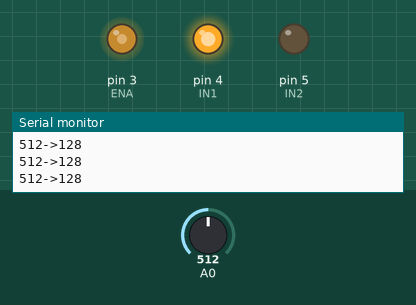
Recording of a sketch running on a simulated Arduino Uno, built with avr-gcc and run on an emulated ATmega328P. Parts: output pins drawn as LEDs (lit = HIGH), the last lines printed to the serial monitor. Inputs (shaded band) come from the test bench; at power-on: A0 = 512.

Above: at 1.2 s.
1.3 s: A0 set to 716
At 2.5 s:
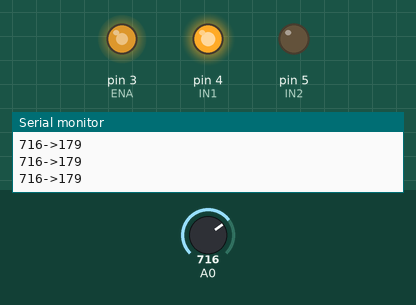
2.8 s: A0 set to 992
At 4.0 s:
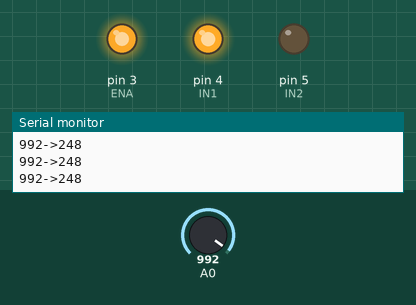
4.3 s: A0 set to 1015
At 5.1 s:
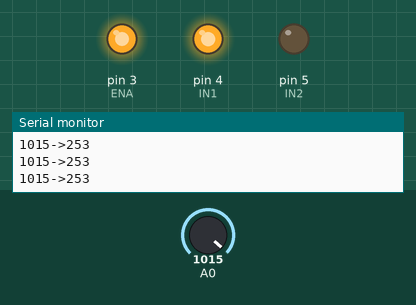
7.3 s: A0 set to 122
At 8.4 s:
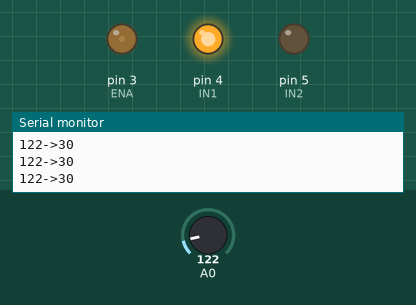
8.8 s: A0 set to 0
At 9.4 s:
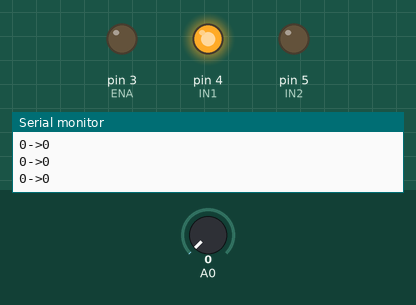
Timing chart, 0 to 11.3 s (numbered marks = the images above; inputs shaded):
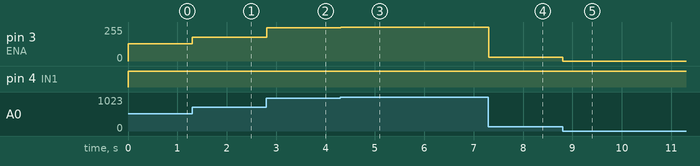

The sketch:

Day10Exercise4.ino
```cpp
#include<Arduino.h>

const char ENA = 3;
const char IN1 = 4;
const char IN2 = 5;

int adc_val = 0;
int pwm_val = 0;

void setup() {
    Serial.begin(9600);
    pinMode(A0, INPUT);
    pinMode(IN1, OUTPUT);
    pinMode(IN2, OUTPUT);
    pinMode(ENA, OUTPUT);
}

void loop() {
    digitalWrite(IN1, HIGH);
    digitalWrite(IN2, LOW);

    adc_val = analogRead(A0);
    pwm_val = adc_val/4;

    Serial.print(adc_val);
    Serial.print("->");
    Serial.println(pwm_val);

    analogWrite(ENA, pwm_val);

    delay(5);
}
```

Measured:
- after the input at 1.3 s, pin 3 (ENA): 128/255 → 179/255 at once
- after the input at 2.8 s, pin 3 (ENA): 179/255 → 248/255 at once
- after the input at 4.3 s, pin 3 (ENA): 248/255 → 253/255 at once
- after the input at 7.3 s, pin 3 (ENA): 253/255 → 30/255 at once
- after the input at 8.8 s, pin 3 (ENA): 30/255 → 0/255 at once
